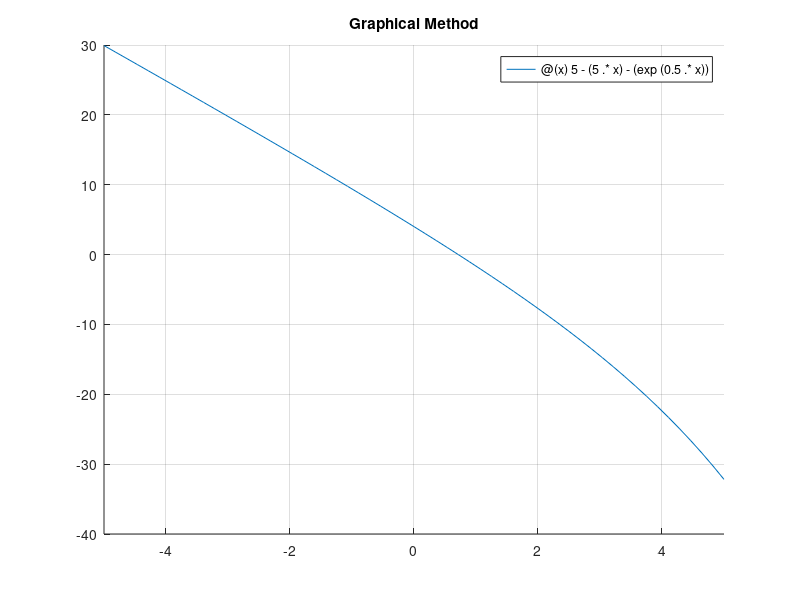

Here is the MATLAB script that generated this plot: (Note: this script raises an error after producing the figure.)
title('Graphical Method') 
f = @(x) 5-(5.*x)-(exp(0.5.*x));
grid on;
hold on;
fplot(f);
hline = refline(0, 0);
hline.Color = 'k';

% 0.7197 come from the graph.
plot(0.7197, f(0.7197), 'cd', 'MarkerSize', 15, 'MarkerFaceColor',[0.6350 0.0780 0.1840]);
